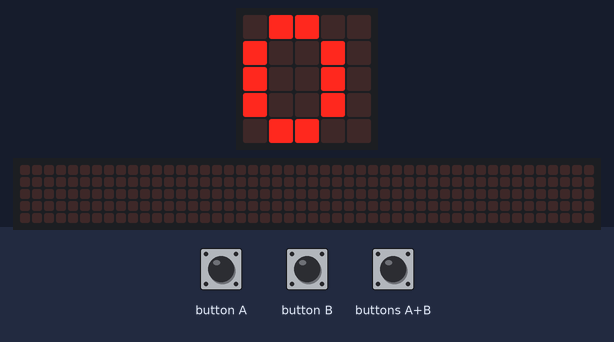
A program run on a simulated BBC micro:bit (MakeCode). Shown: the board's 5×5 LED display, a strip that is not on the board, showing the scrolling text unrolled. Inputs (shaded band) come from the test bench. The 48×5 strip is a reading aid, not a part: it shows the text the display is scrolling, unrolled, one strip-width of it at a time.

Above: at 1.9 s.
2.0 s: button B pressed for 0.15 s
At 2.22 s:
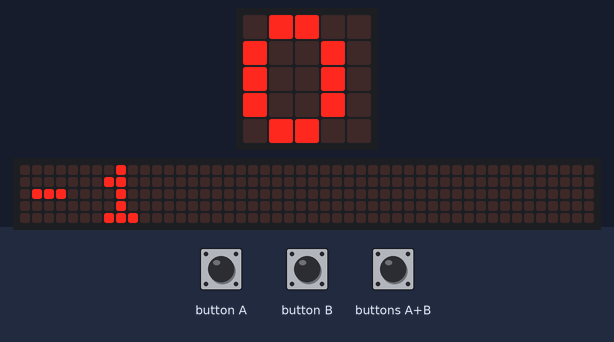
2.7 s: button A pressed for 0.15 s
3.4 s: button A pressed for 0.15 s
4.1 s: button B pressed for 0.15 s
4.8 s: buttons A+B pressed for 0.15 s
At 8.9 s:
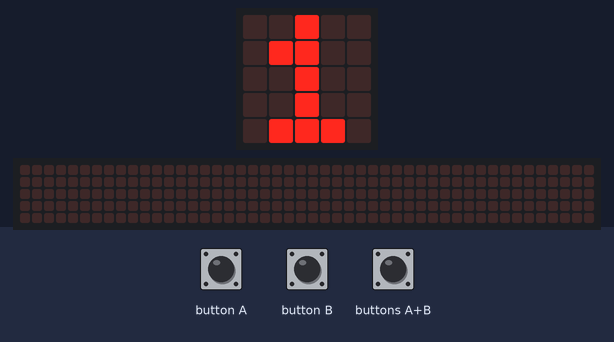
Timing chart, 0 to 9.5 s (numbered marks = the images above; inputs shaded):
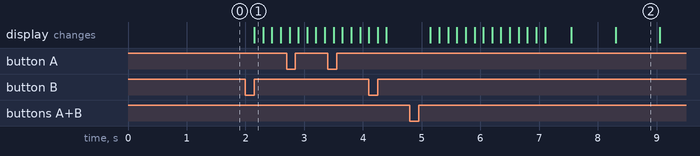

Measured:
- after the input at 2.0 s, the display: changes after 0.15 s (image 1)
- what the display in image 2 shows lasts 0.8 s, from 8.3 s to 9.1 s

The program:

main.ts
```typescript
input.onButtonPressed(Button.A, function () {
    Compteur += 1
    basic.showNumber(Compteur)
})
input.onButtonPressed(Button.AB, function () {
    Compteur = 0
    basic.showNumber(0)
})
input.onButtonPressed(Button.B, function () {
    Compteur += -1
    basic.showNumber(Compteur)
})
let Compteur = 0
Compteur = 0
basic.showNumber(0)
basic.forever(function () {
    if (Compteur >= 5) {
        basic.showIcon(IconNames.No)
    }
})
```

test.ts
```typescript
// les tests vont ici ; cela ne sera pas compilé si ce paquet est utilisé en tant qu'extension.
```
